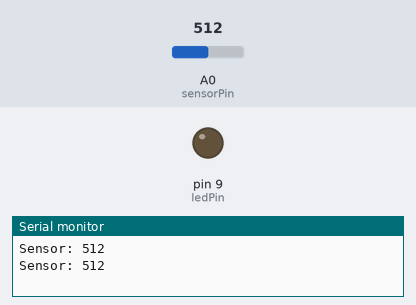
A sketch run on a simulated Arduino Uno, built with avr-gcc and run on an emulated ATmega328P. Parts: output pins drawn as LEDs (lit = HIGH), the last lines printed to the serial monitor. The test bench sets the inputs (shaded band); at power-on: A0 (sensorPin) = 512.

Above: at 1.8 s.
1.9 s: A0 (sensorPin) set to 22
3.4 s: A0 (sensorPin) set to 18
At 4.3 s:
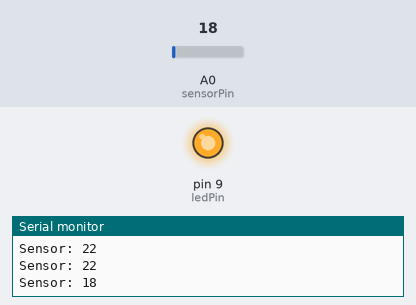
5.5 s: A0 (sensorPin) set to 122
At 7.1 s:
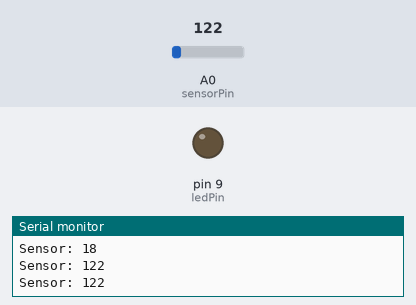
7.5 s: A0 (sensorPin) set to 10
At 8.6 s:
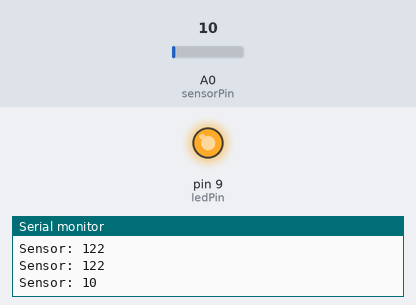
Timing chart, 0 to 10.5 s (numbered marks = the images above; inputs shaded):
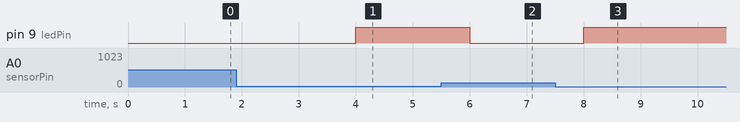

The sketch:

light_sensor_101.ino
```cpp
const int sensorPin = 0;
const int ledPin = 9;

int lightVal;

void setup()
{
  // LED pin to be an output.
  pinMode(ledPin, OUTPUT);
  Serial.begin(9600);
}

void loop()
{
  lightVal = analogRead(sensorPin);

  Serial.print("Sensor: ");
  Serial.println(lightVal);

  if (lightVal < 20)
    {
      digitalWrite(9, HIGH);
    }
  else
    {
      digitalWrite(9, LOW);
    }
  delay(1000);
}
```

Measured:
- the behaviour switches between 20 and 19 on A0 (sensorPin) (found by bisection; images 0 and 1)
- after the input at 3.4 s, pin 9 (ledPin): LOW → HIGH after 0.60 s
- after the input at 5.5 s, pin 9 (ledPin): HIGH → LOW after 0.50 s
- after the input at 7.5 s, pin 9 (ledPin): LOW → HIGH after 0.50 s
